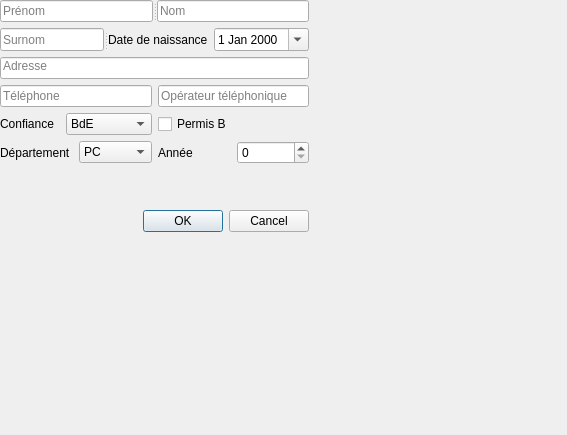
<?xml version="1.0" encoding="UTF-8"?>
<ui version="4.0">
 <class>OrgaCentral</class>
 <widget class="QWidget" name="OrgaCentral">
  <property name="geometry">
   <rect>
    <x>0</x>
    <y>0</y>
    <width>567</width>
    <height>435</height>
   </rect>
  </property>
  <property name="windowTitle">
   <string>Form</string>
  </property>
  <widget class="QWidget" name="">
   <layout class="QGridLayout" name="gridLayout_3">
    <item row="0" column="0">
     <widget class="QLabel" name="photoLabel">
      <property name="sizePolicy">
       <sizepolicy hsizetype="Fixed" vsizetype="Fixed">
        <horstretch>0</horstretch>
        <verstretch>0</verstretch>
       </sizepolicy>
      </property>
      <property name="minimumSize">
       <size>
        <width>100</width>
        <height>100</height>
       </size>
      </property>
      <property name="maximumSize">
       <size>
        <width>100</width>
        <height>100</height>
       </size>
      </property>
      <property name="text">
       <string/>
      </property>
      <property name="pixmap">
       <pixmap resource="../images.qrc">:/images/ressources/anon.jpg</pixmap>
      </property>
      <property name="scaledContents">
       <bool>true</bool>
      </property>
     </widget>
    </item>
    <item row="1" column="0">
     <spacer name="verticalSpacer_2">
      <property name="orientation">
       <enum>Qt::Vertical</enum>
      </property>
      <property name="sizeHint" stdset="0">
       <size>
        <width>20</width>
        <height>40</height>
       </size>
      </property>
     </spacer>
    </item>
   </layout>
  </widget>
  <widget class="QWidget" name="">
   <layout class="QGridLayout" name="gridLayout_2">
    <item row="1" column="0">
     <spacer name="horizontalSpacer">
      <property name="orientation">
       <enum>Qt::Horizontal</enum>
      </property>
      <property name="sizeHint" stdset="0">
       <size>
        <width>40</width>
        <height>20</height>
       </size>
      </property>
     </spacer>
    </item>
    <item row="1" column="1">
     <widget class="QDialogButtonBox" name="buttonBox">
      <property name="standardButtons">
       <set>QDialogButtonBox::Cancel|QDialogButtonBox::Ok</set>
      </property>
     </widget>
    </item>
    <item row="0" column="0" colspan="2">
     <layout class="QGridLayout" name="gridLayout">
      <item row="1" column="0" colspan="2">
       <widget class="QSplitter" name="splitter_2">
        <property name="orientation">
         <enum>Qt::Horizontal</enum>
        </property>
        <widget class="QLineEdit" name="surnomLineEdit">
         <property name="placeholderText">
          <string>Surnom</string>
         </property>
        </widget>
        <widget class="QWidget" name="layoutWidget_3">
         <layout class="QHBoxLayout" name="horizontalLayout">
          <item>
           <widget class="QLabel" name="dateNaissanceLabel">
            <property name="text">
             <string>Date de naissance</string>
            </property>
            <property name="buddy">
             <cstring>dateNaissanceEdit</cstring>
            </property>
           </widget>
          </item>
          <item>
           <widget class="QDateEdit" name="dateNaissanceEdit">
            <property name="calendarPopup">
             <bool>true</bool>
            </property>
           </widget>
          </item>
         </layout>
        </widget>
       </widget>
      </item>
      <item row="2" column="0" colspan="2">
       <widget class="QLineEdit" name="adresseLineEdit">
        <property name="text">
         <string/>
        </property>
        <property name="alignment">
         <set>Qt::AlignLeading|Qt::AlignLeft|Qt::AlignTop</set>
        </property>
        <property name="placeholderText">
         <string>Adresse</string>
        </property>
       </widget>
      </item>
      <item row="3" column="0" colspan="2">
       <layout class="QHBoxLayout" name="horizontalLayout_6">
        <item>
         <widget class="QLineEdit" name="telephoneLineEdit">
          <property name="inputMask">
           <string>0000000000; </string>
          </property>
          <property name="text">
           <string/>
          </property>
          <property name="placeholderText">
           <string>Téléphone</string>
          </property>
         </widget>
        </item>
        <item>
         <widget class="QLineEdit" name="operateurLineEdit">
          <property name="placeholderText">
           <string>Opérateur téléphonique</string>
          </property>
         </widget>
        </item>
       </layout>
      </item>
      <item row="4" column="0">
       <layout class="QHBoxLayout" name="horizontalLayout_2">
        <item>
         <widget class="QLabel" name="confianceLabel">
          <property name="text">
           <string>Confiance</string>
          </property>
          <property name="buddy">
           <cstring>confianceComboBox</cstring>
          </property>
         </widget>
        </item>
        <item>
         <widget class="QComboBox" name="confianceComboBox">
          <item>
           <property name="text">
            <string>BdE</string>
           </property>
          </item>
          <item>
           <property name="text">
            <string>Confiance</string>
           </property>
          </item>
          <item>
           <property name="text">
            <string>Hard</string>
           </property>
          </item>
          <item>
           <property name="text">
            <string>Soft</string>
           </property>
          </item>
         </widget>
        </item>
       </layout>
      </item>
      <item row="4" column="1">
       <widget class="QCheckBox" name="permisBcheckBox">
        <property name="text">
         <string>Permis B</string>
        </property>
       </widget>
      </item>
      <item row="5" column="0" colspan="2">
       <layout class="QHBoxLayout" name="horizontalLayout_5">
        <item>
         <layout class="QHBoxLayout" name="horizontalLayout_3">
          <item>
           <widget class="QLabel" name="deopartementLabel">
            <property name="text">
             <string>Département</string>
            </property>
            <property name="buddy">
             <cstring>departementComboBox</cstring>
            </property>
           </widget>
          </item>
          <item>
           <widget class="QComboBox" name="departementComboBox">
            <item>
             <property name="text">
              <string>PC</string>
             </property>
            </item>
            <item>
             <property name="text">
              <string>GMC</string>
             </property>
            </item>
            <item>
             <property name="text">
              <string>IF</string>
             </property>
            </item>
            <item>
             <property name="text">
              <string>GMD</string>
             </property>
            </item>
            <item>
             <property name="text">
              <string>TC</string>
             </property>
            </item>
            <item>
             <property name="text">
              <string>GCU</string>
             </property>
            </item>
            <item>
             <property name="text">
              <string>BIM</string>
             </property>
            </item>
            <item>
             <property name="text">
              <string>Bioch'</string>
             </property>
            </item>
            <item>
             <property name="text">
              <string>GI</string>
             </property>
            </item>
            <item>
             <property name="text">
              <string>GE</string>
             </property>
            </item>
            <item>
             <property name="text">
              <string>SGM</string>
             </property>
            </item>
            <item>
             <property name="text">
              <string>GMPP</string>
             </property>
            </item>
            <item>
             <property name="text">
              <string>GEN</string>
             </property>
            </item>
            <item>
             <property name="text">
              <string>Ext.</string>
             </property>
            </item>
           </widget>
          </item>
         </layout>
        </item>
        <item>
         <layout class="QHBoxLayout" name="horizontalLayout_4">
          <item>
           <widget class="QLabel" name="anneeLabel">
            <property name="text">
             <string>Année</string>
            </property>
            <property name="buddy">
             <cstring>anneeSpinBox</cstring>
            </property>
           </widget>
          </item>
          <item>
           <widget class="QSpinBox" name="anneeSpinBox"/>
          </item>
         </layout>
        </item>
       </layout>
      </item>
      <item row="6" column="0">
       <spacer name="verticalSpacer">
        <property name="orientation">
         <enum>Qt::Vertical</enum>
        </property>
        <property name="sizeHint" stdset="0">
         <size>
          <width>20</width>
          <height>40</height>
         </size>
        </property>
       </spacer>
      </item>
      <item row="0" column="0" colspan="2">
       <widget class="QSplitter" name="splitter">
        <property name="orientation">
         <enum>Qt::Horizontal</enum>
        </property>
        <widget class="QLineEdit" name="prenomLineEdit">
         <property name="placeholderText">
          <string>Prénom</string>
         </property>
        </widget>
        <widget class="QLineEdit" name="nomLineEdit">
         <property name="placeholderText">
          <string>Nom</string>
         </property>
        </widget>
       </widget>
      </item>
     </layout>
    </item>
   </layout>
  </widget>
  <zorder></zorder>
 </widget>
 <resources>
  <include location="../images.qrc"/>
 </resources>
 <connections/>
</ui>
